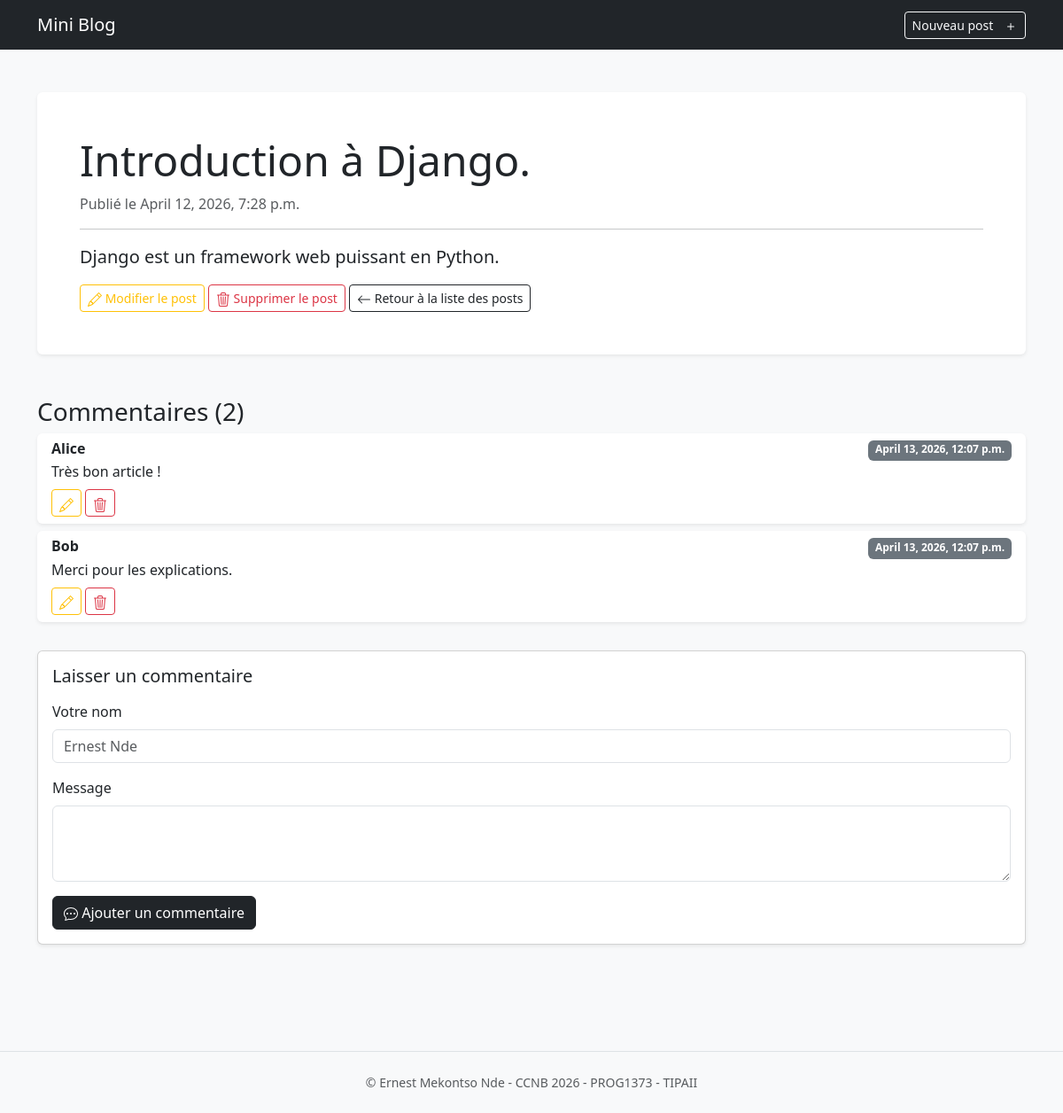
Screenshot of /3/ with the database file from the repository.
### blog/models.py (models this page shows, shortened)
class Post(models.Model):
    title = models.CharField(max_length=200)
    content = models.TextField()
    created_at = models.DateTimeField(auto_now_add=True)
    updated_at = models.DateTimeField(auto_now=True)

class Comment(models.Model):
    post = models.ForeignKey(Post, on_delete=models.CASCADE, related_name='comments')
    author = models.CharField(max_length=200)
    content = models.TextField()
    created_at = models.DateTimeField(auto_now_add=True)
    updated_at = models.DateTimeField(auto_now=True)

### blog/views.py (the view)
# urls.py: path('<int:post_id>/', views.detail, name='detail'),
def detail(request, post_id):
    post = get_object_or_404(Post, id=post_id)
    return render(request, 'posts/detail.html', {'post': post})

### blog/templates/posts/detail.html (shortened to what this page needs)
{% extends 'base.html' %}
{% block content %}
<div class="container py-4">
  <article class="bg-white p-5 rounded shadow-sm mb-5">
    <h2 class="display-5">{{ post.title }}</h2>
    <p class="text-muted">Publié le {{ post.created_at }}</p>
    <hr />
    <p class="lead">{{ post.content }}</p>
    <a href="{% url 'update' post.id %}" class="btn btn-outline-warning btn-sm" title="Modifier le post">
      Modifier le post
    </a>
    <a
      href="{% url 'delete' post.id %}" class="btn btn-outline-danger btn-sm" title="Supprimer le post"
      onclick="return confirm('Attention: Ce post sera supprimé définitivement !')"
    >
      Supprimer le post
    </a>
    <a href="{% url 'index' %}" class="btn btn-outline-dark btn-sm" title="Retour à la liste des posts">
      <svg xmlns="http://www.w3.org/2000/svg" width="16" height="16" fill="currentColor" class="bi bi-arrow-left" viewBox="0 0 16 16">
        <path fill-rule="evenodd" d="M15 8a.5.5 0 0 0-.5-.5H2.707l3.147-3.146a.5.5 0 1 0-.708-.708l-4 4a.5.5 0 0 0 0 .708l4 4a.5.5 0 0 0 .708-.708L2.707 8.5H14.5a.5.5 0 0 0 .5-.5"/>
      </svg>
      Retour à la liste des posts
   </a>
  </article>
  <section class="mb-5">
    <h3>Commentaires ({{ post.comments.count }})</h3>
    <div class="list-group mb-4">
      {% for comment in post.comments.all %}
      <div class="list-group-item bg-white border-0 shadow-sm mb-2 rounded">
        <div class="d-flex w-100 justify-content-between">
          <h6 class="mb-1 fw-bold">{{ comment.author }}</h6>
          <small class="badge bg-secondary text-white">{{ comment.created_at }}</small>
        </div>
        <p class="mb-1">
          {{ comment.content|truncatewords:20 }}
        </p>
        <div class="mt-2">
          {% include 'comments/update_comment.html' with comment=comment %}
          <a
            href="{% url 'delete_comment' post.id comment.id %}"
            class="btn btn-outline-danger btn-sm"
            title="Supprimer le commentaire"
            onclick="return confirm('Attention: Ce commentaire sera supprimé définitivement !')"
          >
          </a>
        </div>
      </div>
      {% empty %}
      <p class="text-muted text-center fst-italic">Aucun commentaire pour le moment.</p>
      {% endfor %}
    </div>
    <div class="card shadow-sm">
      <div class="card-body">
        <h5 class="card-title mb-3">Laisser un commentaire</h5>
        <form action="{% url 'add_comment' post.id %}" method="post">
          <div class="mb-3">
            <label class="form-label">Votre nom</label>
            <input
              type="text"
              class="form-control"
              placeholder="Ernest Nde"
              name="author"/>
          </div>
          <div class="mb-3">
            <label class="form-label">Message</label>
            <textarea class="form-control" rows="3" name="content"></textarea>
          </div>
          <button type="submit" class="btn btn-dark" title="Ajouter un commentaire">
            Ajouter un commentaire
          </button>
        </form>
      </div>
    </div>
  </section>
</div>
{% endblock %}

### blog/templates/comments/update_comment.html (shortened to what this page needs)
{% load static %}
<button type="button" class="btn btn-outline-warning btn-sm" data-bs-toggle="modal" data-bs-target="#updateCommentModal{{ comment.id }}" title="Modifier le commentaire">
</button>

### rows the page displays
Post: title "Introduction à Django.", created_at "April 12, 2026, 7:28 p.m.", content "Django est un framework web puissant en Python.", comments.count "2"
Comment: author "Alice", created_at "April 13, 2026, 12:07 p.m.", content "Très bon article !"
Comment: author "Bob", created_at "April 13, 2026, 12:07 p.m.", content "Merci pour les explications."
